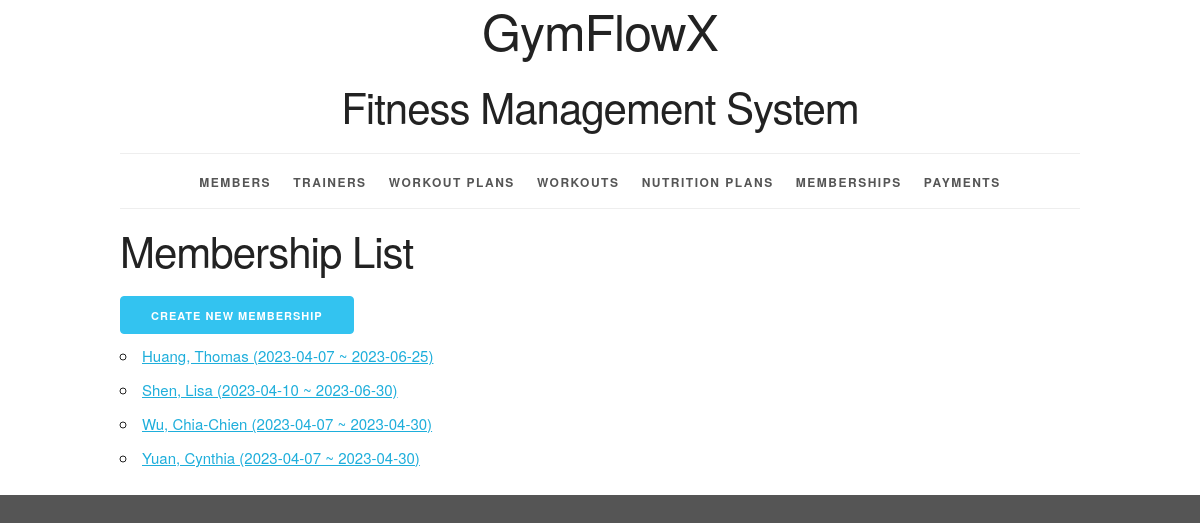
Before: /membership/ with the older database file.
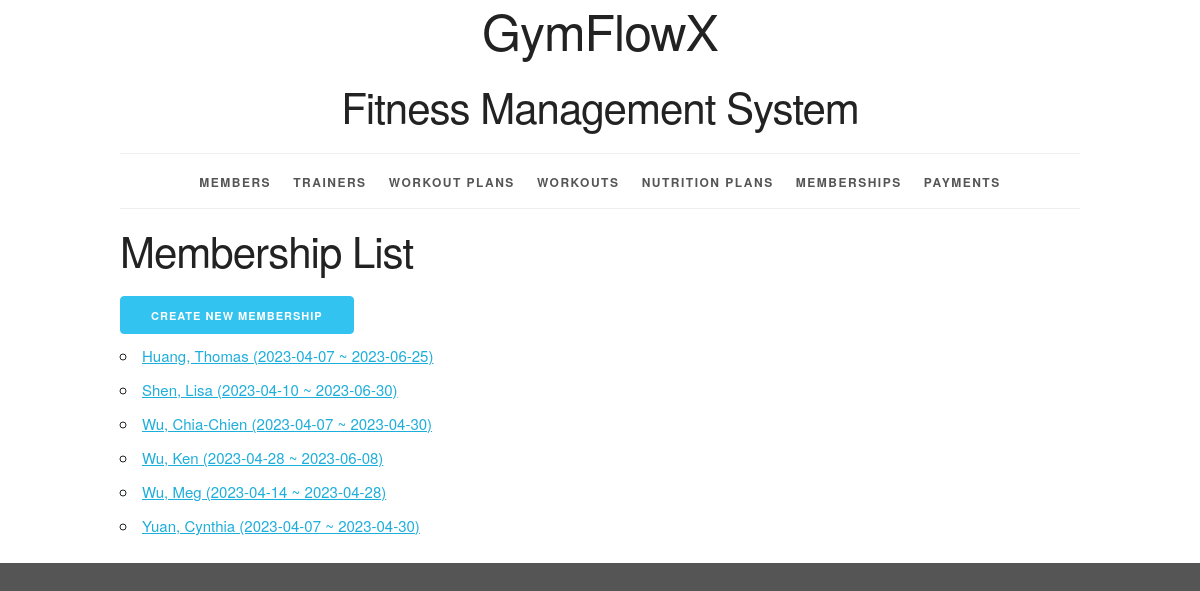
After: the same page with the newer database file.
### workoutinfo/models.py (models this page shows, shortened)
class Membership(models.Model):
    membership_id = models.AutoField(primary_key=True)
    start_date = models.DateField()
    end_date = models.DateField()
    member = models.ForeignKey(Member, related_name='memberships', on_delete=models.PROTECT)
    def __str__(self):
        return f"{self.member} ({self.start_date} ~ {self.end_date})"
    def get_absolute_url(self):
        return reverse('workoutinfo_membership_detail_urlpattern',
                       kwargs={'pk': self.pk}
                       )
    class Meta:
        ordering = ['member', 'start_date', 'end_date']
        constraints = [
            UniqueConstraint(fields=['member', 'start_date', 'end_date'], name='unique_membership')
        ]

class Member(models.Model):
    MALE = 'M'
    FEMALE = 'F'
    OTHER = 'O'
    GENDER_CHOICES = [
        (MALE, 'Male'),
        (FEMALE, 'Female'),
        (OTHER, 'Other'),
    ]
    member_id = models.AutoField(primary_key=True)
    first_name = models.CharField(max_length=45)
    last_name = models.CharField(max_length=45)
    disambiguator = models.CharField(max_length=45, blank=True, default='')
    gender = models.CharField(max_length=1, choices=GENDER_CHOICES)
    phone_number = models.CharField(
        max_length=15,
        validators=[RegexValidator(
            r'^\+?\d{9,15}$',
            'Enter a valid phone number.'
        )]
    )
    def __str__(self):
        if self.disambiguator == '':
            return '%s, %s' % (self.last_name, self.first_name)
        else:
            result = '%s, %s (%s)' % (self.last_name, self.first_name, self.disambiguator)
        return result
    class Meta:
        ordering = ['last_name', 'first_name', 'disambiguator']
        constraints = [
            models.UniqueConstraint(fields=['last_name', 'first_name', 'phone_number'], name='unique_member')
        ]

### workoutinfo/views.py (the view)
class MembershipList(View):
    def get(self, request):
        return render(
            request,
            'workoutinfo/membership_list.html',
            {'membership_list': Membership.objects.all()}
        )

### workoutinfo/templates/workoutinfo/membership_list.html (shortened to what this page needs)
{% extends 'workoutinfo/base.html' %}
{% block content %}
    <h2>Membership List</h2>
    <div>
      <a href="{% url 'workoutinfo_membership_create_urlpattern' %}"
      class="button button-primary">
        Create New Membership</a>
    </div>
    <ul>
        {% for membership in membership_list %}
            <li>
                <a href="{{ membership.get_absolute_url }}">{{ membership }}</a>
            </li>
        {% empty %}
            <li><em>There are currently no memberships available.</em></li>
        {% endfor %}
    </ul>
{% endblock %}

Changed rows visible on the page:
added Membership: member+start_date+end_date "Wu, Ken (2023-04-28 ~ 2023-06-08)"
added Membership: member+start_date+end_date "Wu, Meg (2023-04-14 ~ 2023-04-28)"
